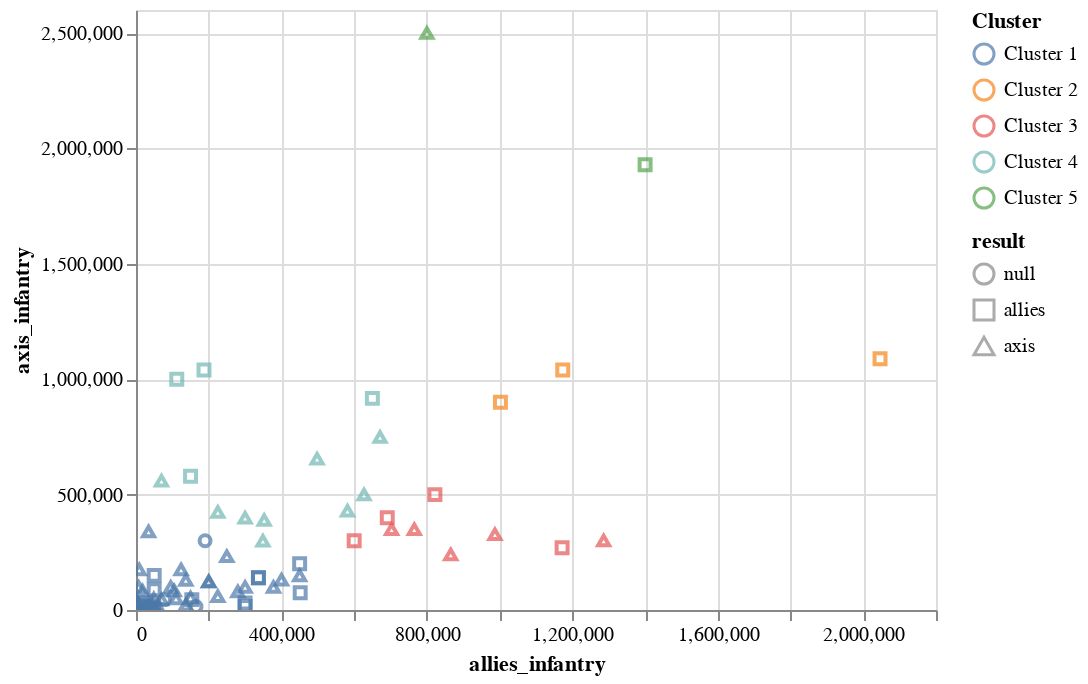

Notebook cell for this chart:
### Code cell
c = alt.Chart(data_kmeans).mark_point().encode(
    color=alt.Color('label:N', legend=alt.Legend(title='Cluster')),
    x='allies_infantry', y='axis_infantry', shape='result',
    tooltip=data_kmeans.columns.tolist()).interactive()

c

### Figure 1 — Vega-Lite specification as saved in the notebook (floating-point values rounded to 4 significant figures)
{"$schema": "https://vega.github.io/schema/vega-lite/v3.3.0.json", "config": {"mark": {"tooltip": null}, "view": {"height": 300, "width": 400}}, "data": {"name": "data-ce553b6843a3753d1b0b83747fd48867"}, "datasets": {"data-ce553b6843a3753d1b0b83747fd48867": [{"allies_guns": 0, "allies_infantry": 240, "allies_tanks": 0, "axis_guns": 0, "axis_infantry": 3400, "axis_tanks": 0, "label": "Cluster 1", "name": "Battle of Westerplatte", "result": "axis", "start": "1939-09-01T00:00:00"}, {"allies_guns": 16, "allies_infantry": 50000, "allies_tanks": 58, "axis_guns": 109, "axis_infantry": 5000, "axis_tanks": 498, "label": "Cluster 1", "name": "Battle of Jordanów", "result": "axis", "start": "1939-09-01T00:00:00"}, {"allies_guns": 6, "allies_infantry": 720, "allies_tanks": 0, "axis_guns": 657, "axis_infantry": 42200, "axis_tanks": 350, "label": "Cluster 1", "name": "Battle of Wizna", "result": "axis", "start": "1939-09-01T00:00:00"}, {"allies_guns": 46, "allies_infantry": 2800, "allies_tanks": 0, "axis_guns": 0, "axis_infantry": 38000, "axis_tanks": 0, "label": "Cluster 1", "name": "Battle of Hel", "result": "axis", "start": "1939-09-01T00:00:00"}, {"allies_guns": 0, "allies_infantry": 225000, "allies_tanks": 0, "axis_guns": 0, "axis_infantry": 425000, "axis_tanks": 500, "label": "Cluster 4", "name": "Battle of the Bzura", "result": "axis", "start": "1939-09-01T00:00:00"}, {"allies_guns": 0, "allies_infantry": 124000, "allies_tanks": 0, "axis_guns": 0, "axis_infantry": 175000, "axis_tanks": 0, "label": "Cluster 1", "name": "Siege of Warsaw", "result": "axis", "start": "1939-09-01T00:00:00"}, {"allies_guns": 30, "allies_infantry": 8800, "allies_tanks": 0, "axis_guns": 0, "axis_infantry": 175000, "axis_tanks": 200, "label": "Cluster 1", "name": "Battle of Lwów", "result": "axis", "start": "1939-09-01T00:00:00"}, {"allies_guns": 0, "allies_infantry": 70000, "allies_tanks": 400, "axis_guns": 0, "axis_infantry": 45000, "axis_tanks": 800, "label": "Cluster 1", "name": "Battle of Tomaszów Lubelski", "result": "axis", "start": "1939-09-01T00:00:00"}, {"allies_guns": 0, "allies_infantry": 22500, "allies_tanks": 0, "axis_guns": 0, "axis_infantry": 20000, "axis_tanks": 0, "label": "Cluster 1", "name": "Battle of Krasnobród", "result": "allies", "start": "1939-09-01T00:00:00"}, {"allies_guns": 0, "allies_infantry": 18000, "allies_tanks": 0, "axis_guns": 0, "axis_infantry": 30000, "axis_tanks": 400, "label": "Cluster 1", "name": "Battle of Kock", "result": "allies", "start": "1939-10-01T00:00:00"}, {"allies_guns": 22, "allies_infantry": 6500, "allies_tanks": 0, "axis_guns": 0, "axis_infantry": 20000, "axis_tanks": 200, "label": "Cluster 1", "name": "Battle of Wilno", "result": "axis", "start": "1939-09-01T00:00:00"}, {"allies_guns": 0, "allies_infantry": 4000, "allies_tanks": 0, "axis_guns": 0, "axis_infantry": 15000, "axis_tanks": 0, "label": "Cluster 1", "name": "Battle of Szack", "result": "allies", "start": "1939-09-01T00:00:00"}, {"allies_guns": 13, "allies_infantry": 2000, "allies_tanks": 0, "axis_guns": 200, "axis_infantry": 1200, "axis_tanks": 70, "label": "Cluster 1", "name": "Battle of Wytyczno", "result": "axis", "start": "1939-10-01T00:00:00"}, {"allies_guns": 0, "allies_infantry": 55000, "allies_tanks": 100, "axis_guns": 0, "axis_infantry": 11500, "axis_tanks": 0, "label": "Cluster 1", "name": "Battle of Suomussalmi", "result": "axis", "start": "1939-12-01T00:00:00"}, {"allies_guns": 0, "allies_infantry": 300000, "allies_tanks": 0, "axis_guns": 0, "axis_infantry": 15000, "axis_tanks": 0, "label": "Cluster 1", "name": "Battle of Summa", "result": "allies", "start": "1939-12-01T00:00:00"}, {"allies_guns": 0, "allies_infantry": 25000, "allies_tanks": 0, "axis_guns": 0, "axis_infantry": 10000, "axis_tanks": 0, "label": "Cluster 1", "name": "Battle of Raate Road", "result": "axis", "start": "1940-01-01T00:00:00"}, {"allies_guns": 0, "allies_infantry": 60000, "allies_tanks": 100, "axis_guns": 0, "axis_infantry": 15000, "axis_tanks": 0, "label": "Cluster 1", "name": "Battle of Kollaa", "result": "axis", "start": "1939-12-01T00:00:00"}, {"allies_guns": 0, "allies_infantry": 30000, "allies_tanks": 800, "axis_guns": 0, "axis_infantry": 750, "axis_tanks": 0, "label": "Cluster 1", "name": "Battle of Petsamo", "result": "allies", "start": "1939-11-01T00:00:00"}, {"allies_guns": 0, "allies_infantry": 9000, "allies_tanks": 3, "axis_guns": 0, "axis_infantry": 17000, "axis_tanks": 800, "label": "Cluster 1", "name": "Defense of Brest Fortress", "result": "axis", "start": "1941-06-01T00:00:00"}, {"allies_guns": 14171, "allies_infantry": 671165, "allies_tanks": 4522, "axis_guns": 0, "axis_infantry": 750000, "axis_tanks": 1936, "label": "Cluster 4", "name": "Battle of Białystok-Minsk", "result": "axis", "start": "1941-06-01T00:00:00"}, {"allies_guns": 5573, "allies_infantry": 498000, "allies_tanks": 1393, "axis_guns": 7673, "axis_infantry": 655000, "axis_tanks": 1389, "label": "Cluster 4", "name": "Baltic Operation", "result": "axis", "start": "1941-06-01T00:00:00"}, {"allies_guns": 0, "allies_infantry": 650000, "allies_tanks": 0, "axis_guns": 0, "axis_infantry": 917000, "axis_tanks": 0, "label": "Cluster 4", "name": "Continuation War", "result": "allies", "start": "1941-06-01T00:00:00"}, {"allies_guns": 0, "allies_infantry": 45000, "allies_tanks": 0, "axis_guns": 0, "axis_infantry": 27500, "axis_tanks": 0, "label": "Cluster 1", "name": "Operation Platinum Fox", "result": "axis", "start": "1941-06-01T00:00:00"}, {"allies_guns": 0, "allies_infantry": 78500, "allies_tanks": 200, "axis_guns": 0, "axis_infantry": 45000, "axis_tanks": 72, "label": "Cluster 1", "name": "Operation Arctic Fox", "result": null, "start": "1941-07-01T00:00:00"}, {"allies_guns": 0, "allies_infantry": 581600, "allies_tanks": 1545, "axis_guns": 0, "axis_infantry": 430000, "axis_tanks": 1780, "label": "Cluster 4", "name": "Battle of Smolensk (1941)", "result": "axis", "start": "1941-07-01T00:00:00"}, {"allies_guns": 858, "allies_infantry": 300000, "allies_tanks": 317, "axis_guns": 0, "axis_infantry": 400000, "axis_tanks": 600, "label": "Cluster 4", "name": "Battle of Uman", "result": "axis", "start": "1941-07-01T00:00:00"}, {"allies_guns": 240, "allies_infantry": 34500, "allies_tanks": 0, "axis_guns": 0, "axis_infantry": 340223, "axis_tanks": 0, "label": "Cluster 1", "name": "Siege of Odessa (1941)", "result": "axis", "start": "1941-08-01T00:00:00"}, {"allies_guns": 0, "allies_infantry": 627000, "allies_tanks": 0, "axis_guns": 0, "axis_infantry": 500000, "axis_tanks": 0, "label": "Cluster 4", "name": "Battle of Kiev (1941)", "result": "axis", "start": "1941-08-01T00:00:00"}, {"allies_guns": 0, "allies_infantry": 190000, "allies_tanks": 0, "axis_guns": 0, "axis_infantry": 300000, "axis_tanks": 0, "label": "Cluster 1", "name": "Sinyavino Offensive (1942)", "result": null, "start": "1942-10-01T00:00:00"}, {"allies_guns": 4600, "allies_infantry": 352500, "allies_tanks": 500, "axis_guns": 700, "axis_infantry": 390000, "axis_tanks": 50, "label": "Cluster 4", "name": "Operation Iskra", "result": "axis", "start": "1943-01-01T00:00:00"}, {"allies_guns": 0, "allies_infantry": 1500, "allies_tanks": 0, "axis_guns": 0, "axis_infantry": 30000, "axis_tanks": 12, "label": "Cluster 1", "name": "First Battle of Kharkov", "result": "axis", "start": "1941-10-01T00:00:00"}, {"allies_guns": 0, "allies_infantry": 32000, "allies_tanks": 0, "axis_guns": 0, "axis_infantry": 15000, "axis_tanks": 600, "label": "Cluster 1", "name": "Battle at Borodino Field", "result": null, "start": "1941-10-01T00:00:00"}, {"allies_guns": 0, "allies_infantry": 249800, "allies_tanks": 238, "axis_guns": 0, "axis_infantry": 232549, "axis_tanks": 257, "label": "Cluster 1", "name": "Battle of the Kerch Peninsula", "result": "axis", "start": "1941-12-01T00:00:00"}, {"allies_guns": 0, "allies_infantry": 349000, "allies_tanks": 120, "axis_guns": 0, "axis_infantry": 300000, "axis_tanks": 250, "label": "Cluster 4", "name": "Battle of Rostov", "result": "axis", "start": "1941-11-01T00:00:00"}, {"allies_guns": 7600, "allies_infantry": 1400000, "allies_tanks": 3232, "axis_guns": 14000, "axis_infantry": 1929406, "axis_tanks": 2470, "label": "Cluster 5", "name": "Battle of Moscow", "result": "allies", "start": "1941-10-01T00:00:00"}, {"allies_guns": 0, "allies_infantry": 400000, "allies_tanks": 0, "axis_guns": 0, "axis_infantry": 131000, "axis_tanks": 0, "label": "Cluster 1", "name": "Demyansk Pocket", "result": "axis", "start": "1942-02-01T00:00:00"}, {"allies_guns": 1154, "allies_infantry": 765300, "allies_tanks": 1476, "axis_guns": 0, "axis_infantry": 350000, "axis_tanks": 507, "label": "Cluster 3", "name": "Second Battle of Kharkov", "result": "axis", "start": "1942-05-01T00:00:00"}, {"allies_guns": 0, "allies_infantry": 800000, "allies_tanks": 0, "axis_guns": 0, "axis_infantry": 2500000, "axis_tanks": 0, "label": "Cluster 5", "name": "Battle of Voronezh (1942)", "result": "axis", "start": "1942-06-01T00:00:00"}, {"allies_guns": 13451, "allies_infantry": 187000, "allies_tanks": 894, "axis_guns": 10250, "axis_infantry": 1040000, "axis_tanks": 500, "label": "Cluster 4", "name": "Battle of Stalingrad", "result": "allies", "start": "1942-08-01T00:00:00"}, {"allies_guns": 13451, "allies_infantry": 1173500, "allies_tanks": 894, "axis_guns": 3000, "axis_infantry": 1040000, "axis_tanks": 950, "label": "Cluster 2", "name": "Operation Uranus", "result": "allies", "start": "1942-11-01T00:00:00"}, {"allies_guns": 0, "allies_infantry": 702923, "allies_tanks": 1718, "axis_guns": 0, "axis_infantry": 350000, "axis_tanks": 1615, "label": "Cluster 3", "name": "Operation Mars", "result": "axis", "start": "1942-11-01T00:00:00"}, {"allies_guns": 0, "allies_infantry": 6000, "allies_tanks": 0, "axis_guns": 0, "axis_infantry": 9000, "axis_tanks": 0, "label": "Cluster 1", "name": "Battle of Nikolayevka", "result": "axis", "start": "1943-01-01T00:00:00"}, {"allies_guns": 0, "allies_infantry": 50000, "allies_tanks": 250, "axis_guns": 1500, "axis_infantry": 150000, "axis_tanks": 630, "label": "Cluster 1", "name": "Operation Winter Storm", "result": "allies", "start": "1942-12-01T00:00:00"}, {"allies_guns": 0, "allies_infantry": 95608, "allies_tanks": 0, "axis_guns": 0, "axis_infantry": 100000, "axis_tanks": 0, "label": "Cluster 1", "name": "Battle for Velikiye Luki (1943)", "result": "axis", "start": "1942-11-01T00:00:00"}, {"allies_guns": 1000, "allies_infantry": 33000, "allies_tanks": 0, "axis_guns": 0, "axis_infantry": 5900, "axis_tanks": 0, "label": "Cluster 1", "name": "Battle of Krasny Bor", "result": "axis", "start": "1943-02-01T00:00:00"}, {"allies_guns": 0, "allies_infantry": 987000, "allies_tanks": 2100, "axis_guns": 0, "axis_infantry": 327900, "axis_tanks": 960, "label": "Cluster 3", "name": "Battle of Voronezh (1943)", "result": "axis", "start": "1943-01-01T00:00:00"}, {"allies_guns": 0, "allies_infantry": 70000, "allies_tanks": 0, "axis_guns": 0, "axis_infantry": 560000, "axis_tanks": 0, "label": "Cluster 4", "name": "Third Battle of Kharkov", "result": "axis", "start": "1943-02-01T00:00:00"}, {"allies_guns": 26379, "allies_infantry": 1286000, "allies_tanks": 2409, "axis_guns": 5500, "axis_infantry": 300700, "axis_tanks": 625, "label": "Cluster 3", "name": "Operation Kutuzov", "result": "axis", "start": "1943-07-01T00:00:00"}, {"allies_guns": 0, "allies_infantry": 165000, "allies_tanks": 0, "axis_guns": 0, "axis_infantry": 15000, "axis_tanks": 400, "label": "Cluster 1", "name": "Battle of Lenino", "result": null, "start": "1943-10-01T00:00:00"}, {"allies_guns": 5300, "allies_infantry": 336700, "allies_tanks": 924, "axis_guns": 242, "axis_infantry": 140000, "axis_tanks": 318, "label": "Cluster 1", "name": "Korsun Pocket", "result": "allies", "start": "1944-01-01T00:00:00"}, {"allies_guns": 8890, "allies_infantry": 691000, "allies_tanks": 670, "axis_guns": 3500, "axis_infantry": 400000, "axis_tanks": 450, "label": "Cluster 3", "name": "Uman-Botoshany Offensive", "result": "allies", "start": "1944-03-01T00:00:00"}, {"allies_guns": 4600, "allies_infantry": 822000, "allies_tanks": 550, "axis_guns": 2389, "axis_infantry": 500000, "axis_tanks": 146, "label": "Cluster 3", "name": "Leningrad–Novgorod Offensive", "result": "allies", "start": "1944-01-01T00:00:00"}, {"allies_guns": 5300, "allies_infantry": 336700, "allies_tanks": 524, "axis_guns": 242, "axis_infantry": 140000, "axis_tanks": 318, "label": "Cluster 1", "name": "Korsun-Cherkassy Pocket", "result": "allies", "start": "1944-01-01T00:00:00"}, {"allies_guns": 1200, "allies_infantry": 450000, "allies_tanks": 681, "axis_guns": 0, "axis_infantry": 150000, "axis_tanks": 110, "label": "Cluster 1", "name": "Krasnoye Selo–Ropsha Offensive", "result": "axis", "start": "1944-01-01T00:00:00"}, {"allies_guns": 0, "allies_infantry": 300000, "allies_tanks": 0, "axis_guns": 1500, "axis_infantry": 100000, "axis_tanks": 100, "label": "Cluster 1", "name": "Kingisepp–Gdov Offensive", "result": "axis", "start": "1944-02-01T00:00:00"}, {"allies_guns": 300, "allies_infantry": 46385, "allies_tanks": 0, "axis_guns": 36, "axis_infantry": 17100, "axis_tanks": 0, "label": "Cluster 1", "name": "Battle of Auvere", "result": "axis", "start": "1944-07-01T00:00:00"}, {"allies_guns": 0, "allies_infantry": 200000, "allies_tanks": 0, "axis_guns": 1500, "axis_infantry": 123541, "axis_tanks": 100, "label": "Cluster 1", "name": "Narva Offensive (15–28 February 1944)", "result": "axis", "start": "1944-02-01T00:00:00"}, {"allies_guns": 2500, "allies_infantry": 200000, "allies_tanks": 100, "axis_guns": 0, "axis_infantry": 123541, "axis_tanks": 0, "label": "Cluster 1", "name": "Narva Offensive (1–4 March 1944)", "result": "axis", "start": "1944-03-01T00:00:00"}, {"allies_guns": 0, "allies_infantry": 136830, "allies_tanks": 1830, "axis_guns": 0, "axis_infantry": 22250, "axis_tanks": 87, "label": "Cluster 1", "name": "Battle of Tannenberg Line", "result": "axis", "start": "1944-07-01T00:00:00"}, {"allies_guns": 10500, "allies_infantry": 451500, "allies_tanks": 800, "axis_guns": 1930, "axis_infantry": 75000, "axis_tanks": 110, "label": "Cluster 1", "name": "Vyborg–Petrozavodsk Offensive", "result": "allies", "start": "1944-06-01T00:00:00"}, {"allies_guns": 0, "allies_infantry": 7700, "allies_tanks": 0, "axis_guns": 0, "axis_infantry": 100000, "axis_tanks": 0, "label": "Cluster 1", "name": "Vilnius Offensive", "result": "axis", "start": "1944-07-01T00:00:00"}, {"allies_guns": 0, "allies_infantry": 150000, "allies_tanks": 0, "axis_guns": 0, "axis_infantry": 54000, "axis_tanks": 0, "label": "Cluster 1", "name": "Battle of Tali-Ihantala", "result": "axis", "start": "1944-06-01T00:00:00"}, {"allies_guns": 11265, "allies_infantry": 1002200, "allies_tanks": 1979, "axis_guns": 6300, "axis_infantry": 900000, "axis_tanks": 900, "label": "Cluster 2", "name": "Lvov–Sandomierz Offensive", "result": "allies", "start": "1944-07-01T00:00:00"}, {"allies_guns": 0, "allies_infantry": 49000, "allies_tanks": 0, "axis_guns": 0, "axis_infantry": 50000, "axis_tanks": 0, "label": "Cluster 1", "name": "Warsaw Uprising", "result": "axis", "start": "1944-08-01T00:00:00"}, {"allies_guns": 0, "allies_infantry": 153500, "allies_tanks": 0, "axis_guns": 0, "axis_infantry": 45000, "axis_tanks": 0, "label": "Cluster 1", "name": "Battle of Studzianki", "result": "allies", "start": "1944-08-01T00:00:00"}, {"allies_guns": 0, "allies_infantry": 225000, "allies_tanks": 100, "axis_guns": 0, "axis_infantry": 60000, "axis_tanks": 160, "label": "Cluster 1", "name": "First Battle of Târgu Frumos", "result": "axis", "start": "1944-04-01T00:00:00"}, {"allies_guns": 0, "allies_infantry": 18000, "allies_tanks": 0, "axis_guns": 0, "axis_infantry": 83000, "axis_tanks": 0, "label": "Cluster 1", "name": "Slovak National Uprising", "result": "axis", "start": "1944-10-01T00:00:00"}, {"allies_guns": 3241, "allies_infantry": 378000, "allies_tanks": 1000, "axis_guns": 2000, "axis_infantry": 100000, "axis_tanks": 350, "label": "Cluster 1", "name": "Battle of the Dukla Pass", "result": "axis", "start": "1944-09-01T00:00:00"}, {"allies_guns": 0, "allies_infantry": 10000, "allies_tanks": 0, "axis_guns": 0, "axis_infantry": 1500, "axis_tanks": 0, "label": "Cluster 1", "name": "Battle of Porkuni", "result": "axis", "start": "1944-09-01T00:00:00"}, {"allies_guns": 2100, "allies_infantry": 150000, "allies_tanks": 125, "axis_guns": 3640, "axis_infantry": 580000, "axis_tanks": 520, "label": "Cluster 4", "name": "Belgrade Offensive", "result": "allies", "start": "1944-09-01T00:00:00"}, {"allies_guns": 10238, "allies_infantry": 865506, "allies_tanks": 825, "axis_guns": 3500, "axis_infantry": 240952, "axis_tanks": 293, "label": "Cluster 3", "name": "Battle of Debrecen", "result": "axis", "start": "1944-10-01T00:00:00"}, {"allies_guns": 0, "allies_infantry": 105000, "allies_tanks": 0, "axis_guns": 0, "axis_infantry": 84000, "axis_tanks": 0, "label": "Cluster 1", "name": "Battle of Poznań (1945)", "result": "axis", "start": "1945-01-01T00:00:00"}, {"allies_guns": 5200, "allies_infantry": 137000, "allies_tanks": 528, "axis_guns": 4000, "axis_infantry": 130000, "axis_tanks": 108, "label": "Cluster 1", "name": "Battle of Königsberg", "result": "axis", "start": "1945-01-01T00:00:00"}, {"allies_guns": 0, "allies_infantry": 300000, "allies_tanks": 800, "axis_guns": 0, "axis_infantry": 30000, "axis_tanks": 400, "label": "Cluster 1", "name": "Defense of Schwedt Bridgehead", "result": "allies", "start": "1945-02-01T00:00:00"}, {"allies_guns": 0, "allies_infantry": 50000, "allies_tanks": 0, "axis_guns": 0, "axis_infantry": 87334, "axis_tanks": 0, "label": "Cluster 1", "name": "Siege of Breslau", "result": "allies", "start": "1945-02-01T00:00:00"}, {"allies_guns": 0, "allies_infantry": 28000, "allies_tanks": 0, "axis_guns": 0, "axis_infantry": 10000, "axis_tanks": 0, "label": "Cluster 1", "name": "Battle of Kolberg", "result": "allies", "start": "1945-03-01T00:00:00"}, {"allies_guns": 0, "allies_infantry": 450000, "allies_tanks": 0, "axis_guns": 0, "axis_infantry": 200000, "axis_tanks": 0, "label": "Cluster 1", "name": "Battle of the Transdanubian Hills", "result": "allies", "start": "1945-03-01T00:00:00"}, {"allies_guns": 0, "allies_infantry": 600000, "allies_tanks": 0, "axis_guns": 0, "axis_infantry": 300000, "axis_tanks": 0, "label": "Cluster 3", "name": "Nagykanizsa–Kermend Offensive", "result": "allies", "start": "1945-03-01T00:00:00"}, {"allies_guns": 5425, "allies_infantry": 1171800, "allies_tanks": 1600, "axis_guns": 434, "axis_infantry": 270000, "axis_tanks": 772, "label": "Cluster 3", "name": "Vienna Offensive", "result": "allies", "start": "1945-04-01T00:00:00"}, {"allies_guns": 2625, "allies_infantry": 112143, "allies_tanks": 587, "axis_guns": 16934, "axis_infantry": 1000000, "axis_tanks": 3059, "label": "Cluster 4", "name": "Battle of the Seelow Heights", "result": "allies", "start": "1945-04-01T00:00:00"}, {"allies_guns": 0, "allies_infantry": 280000, "allies_tanks": 0, "axis_guns": 0, "axis_infantry": 80000, "axis_tanks": 79, "label": "Cluster 1", "name": "Battle of Halbe", "result": "axis", "start": "1945-04-01T00:00:00"}, {"allies_guns": 0, "allies_infantry": 110000, "allies_tanks": 500, "axis_guns": 600, "axis_infantry": 50000, "axis_tanks": 300, "label": "Cluster 1", "name": "Battle of Bautzen (1945)", "result": "axis", "start": "1945-04-01T00:00:00"}, {"allies_guns": 0, "allies_infantry": 2046100, "allies_tanks": 0, "axis_guns": 0, "axis_infantry": 1089000, "axis_tanks": 0, "label": "Cluster 2", "name": "Prague Offensive", "result": "allies", "start": "1945-05-01T00:00:00"}, {"allies_guns": 0, "allies_infantry": 35000, "allies_tanks": 0, "axis_guns": 0, "axis_infantry": 1800, "axis_tanks": 0, "label": "Cluster 1", "name": "Battle of Odzak", "result": "allies", "start": "1945-04-01T00:00:00"}]}, "encoding": {"color": {"field": "label", "legend": {"title": "Cluster"}, "type": "nominal"}, "shape": {"field": "result", "type": "nominal"}, "tooltip": [{"field": "allies_infantry", "type": "quantitative"}, {"field": "axis_infantry", "type": "quantitative"}, {"field": "allies_tanks", "type": "quantitative"}, {"field": "axis_tanks", "type": "quantitative"}, {"field": "allies_guns", "type": "quantitative"}, {"field": "axis_guns", "type": "quantitative"}, {"field": "label", "type": "nominal"}, {"field": "name", "type": "nominal"}, {"field": "result", "type": "nominal"}, {"field": "start", "type": "temporal"}], "x": {"field": "allies_infantry", "type": "quantitative"}, "y": {"field": "axis_infantry", "type": "quantitative"}}, "mark": "point", "selection": {"selector007": {"bind": "scales", "encodings": ["x", "y"], "type": "interval"}}}
